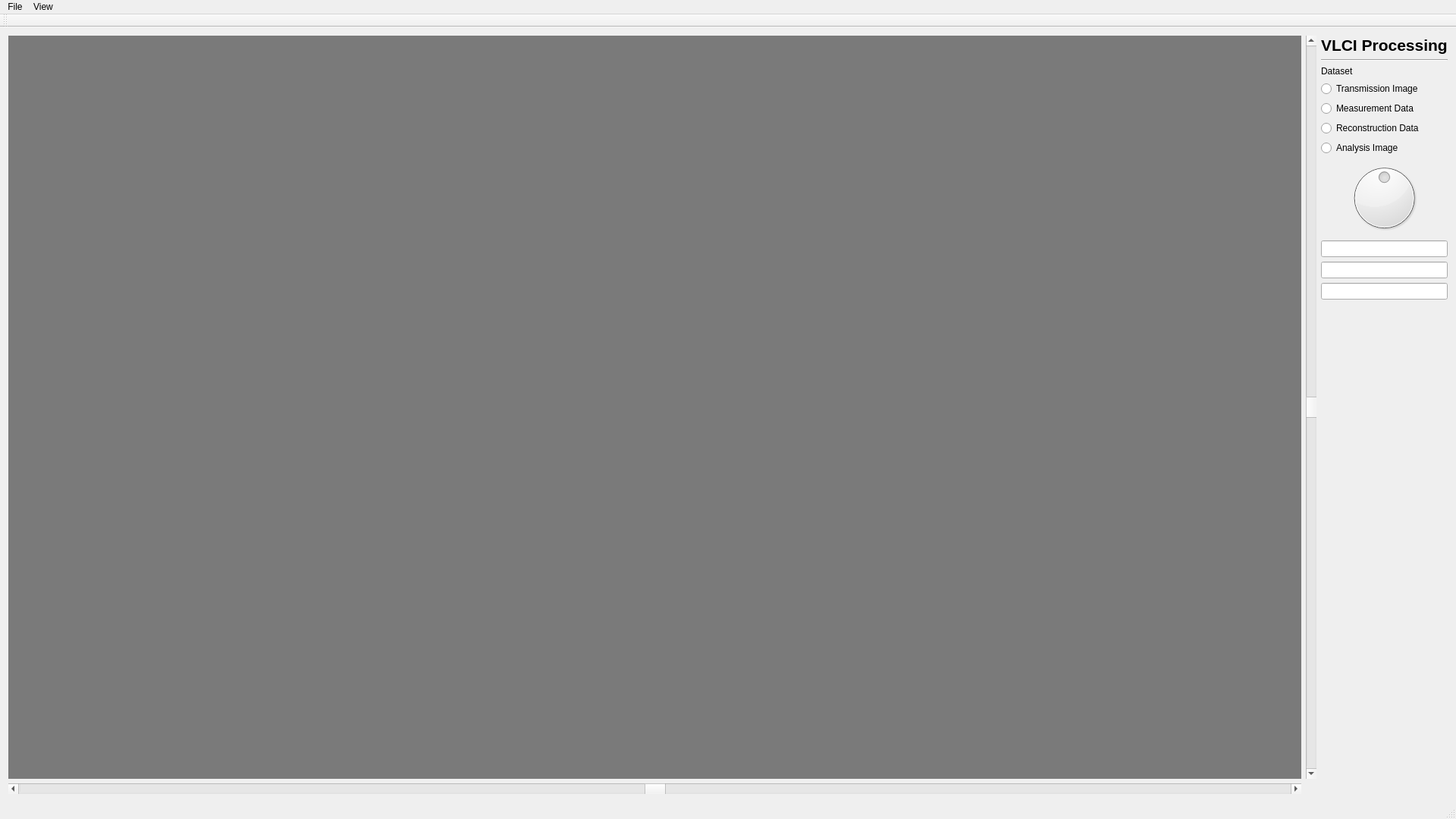
<?xml version="1.0" encoding="UTF-8"?>
<ui version="4.0">
 <class>MainWindow</class>
 <widget class="QMainWindow" name="MainWindow">
  <property name="geometry">
   <rect>
    <x>0</x>
    <y>0</y>
    <width>1920</width>
    <height>1080</height>
   </rect>
  </property>
  <property name="sizePolicy">
   <sizepolicy hsizetype="Fixed" vsizetype="Fixed">
    <horstretch>0</horstretch>
    <verstretch>0</verstretch>
   </sizepolicy>
  </property>
  <property name="windowTitle">
   <string>MainWindow</string>
  </property>
  <widget class="QWidget" name="centralWidget">
   <layout class="QGridLayout" name="gridLayout">
    <item row="1" column="2">
     <widget class="QScrollBar" name="xAxisRotScrollBar">
      <property name="minimum">
       <number>-360</number>
      </property>
      <property name="maximum">
       <number>360</number>
      </property>
      <property name="orientation">
       <enum>Qt::Vertical</enum>
      </property>
     </widget>
    </item>
    <item row="2" column="1">
     <widget class="QScrollBar" name="yAxisRotScrollBar">
      <property name="minimum">
       <number>-360</number>
      </property>
      <property name="maximum">
       <number>360</number>
      </property>
      <property name="orientation">
       <enum>Qt::Horizontal</enum>
      </property>
     </widget>
    </item>
    <item row="1" column="3">
     <layout class="QGridLayout" name="gridLayout_2">
      <item row="4" column="0">
       <widget class="QRadioButton" name="radioButton_2">
        <property name="text">
         <string>Measurement Data</string>
        </property>
       </widget>
      </item>
      <item row="2" column="0">
       <widget class="QLabel" name="label_2">
        <property name="text">
         <string>Dataset</string>
        </property>
       </widget>
      </item>
      <item row="3" column="0">
       <widget class="QRadioButton" name="radioButton">
        <property name="text">
         <string>Transmission Image</string>
        </property>
       </widget>
      </item>
      <item row="11" column="0">
       <spacer name="verticalSpacer">
        <property name="orientation">
         <enum>Qt::Vertical</enum>
        </property>
        <property name="sizeHint" stdset="0">
         <size>
          <width>20</width>
          <height>40</height>
         </size>
        </property>
       </spacer>
      </item>
      <item row="5" column="0">
       <widget class="QRadioButton" name="radioButton_3">
        <property name="text">
         <string>Reconstruction Data</string>
        </property>
       </widget>
      </item>
      <item row="6" column="0">
       <widget class="QRadioButton" name="radioButton_4">
        <property name="text">
         <string>Analysis Image</string>
        </property>
       </widget>
      </item>
      <item row="9" column="0">
       <widget class="QLineEdit" name="yRotationText">
        <property name="sizePolicy">
         <sizepolicy hsizetype="Preferred" vsizetype="Fixed">
          <horstretch>0</horstretch>
          <verstretch>0</verstretch>
         </sizepolicy>
        </property>
       </widget>
      </item>
      <item row="1" column="0">
       <widget class="Line" name="line">
        <property name="orientation">
         <enum>Qt::Horizontal</enum>
        </property>
       </widget>
      </item>
      <item row="0" column="0">
       <widget class="QLabel" name="label">
        <property name="sizePolicy">
         <sizepolicy hsizetype="Preferred" vsizetype="Preferred">
          <horstretch>0</horstretch>
          <verstretch>0</verstretch>
         </sizepolicy>
        </property>
        <property name="font">
         <font>
          <pointsize>16</pointsize>
          <weight>75</weight>
          <bold>true</bold>
         </font>
        </property>
        <property name="text">
         <string>VLCI Processing</string>
        </property>
       </widget>
      </item>
      <item row="7" column="0">
       <widget class="QDial" name="zAxisDial">
        <property name="minimum">
         <number>-360</number>
        </property>
        <property name="maximum">
         <number>360</number>
        </property>
        <property name="wrapping">
         <bool>true</bool>
        </property>
       </widget>
      </item>
      <item row="8" column="0">
       <widget class="QLineEdit" name="xRotationText">
        <property name="sizePolicy">
         <sizepolicy hsizetype="Preferred" vsizetype="Fixed">
          <horstretch>0</horstretch>
          <verstretch>0</verstretch>
         </sizepolicy>
        </property>
       </widget>
      </item>
      <item row="10" column="0">
       <widget class="QLineEdit" name="zRotationText">
        <property name="sizePolicy">
         <sizepolicy hsizetype="Preferred" vsizetype="Fixed">
          <horstretch>0</horstretch>
          <verstretch>0</verstretch>
         </sizepolicy>
        </property>
       </widget>
      </item>
     </layout>
    </item>
    <item row="1" column="1">
     <widget class="AqtGlWidget" name="aqtGlWidget" native="true">
      <property name="sizePolicy">
       <sizepolicy hsizetype="MinimumExpanding" vsizetype="MinimumExpanding">
        <horstretch>0</horstretch>
        <verstretch>0</verstretch>
       </sizepolicy>
      </property>
      <property name="autoFillBackground">
       <bool>false</bool>
      </property>
      <property name="styleSheet">
       <string notr="true">background-color: rgb(122, 122, 122);</string>
      </property>
     </widget>
    </item>
   </layout>
  </widget>
  <widget class="QMenuBar" name="menuBar">
   <property name="geometry">
    <rect>
     <x>0</x>
     <y>0</y>
     <width>1920</width>
     <height>25</height>
    </rect>
   </property>
   <widget class="QMenu" name="menuVLCI">
    <property name="title">
     <string>File</string>
    </property>
    <addaction name="actionOpen"/>
    <addaction name="actionOpen_Recent"/>
    <addaction name="actionSave"/>
    <addaction name="actionPrint"/>
   </widget>
   <widget class="QMenu" name="menuView">
    <property name="title">
     <string>View</string>
    </property>
    <addaction name="actionMeasurement"/>
    <addaction name="actionSlice"/>
    <addaction name="action3D_Volume"/>
   </widget>
   <addaction name="menuVLCI"/>
   <addaction name="menuView"/>
  </widget>
  <widget class="QToolBar" name="mainToolBar">
   <attribute name="toolBarArea">
    <enum>TopToolBarArea</enum>
   </attribute>
   <attribute name="toolBarBreak">
    <bool>false</bool>
   </attribute>
  </widget>
  <widget class="QStatusBar" name="statusBar"/>
  <action name="actionMeasurement">
   <property name="text">
    <string>Measurement</string>
   </property>
  </action>
  <action name="actionSlice">
   <property name="text">
    <string>Slice</string>
   </property>
  </action>
  <action name="action3D_Volume">
   <property name="text">
    <string>3D Volume</string>
   </property>
  </action>
  <action name="actionOpen">
   <property name="text">
    <string>Open</string>
   </property>
  </action>
  <action name="actionOpen_Recent">
   <property name="text">
    <string>Open Recent</string>
   </property>
  </action>
  <action name="actionSave">
   <property name="text">
    <string>Save</string>
   </property>
  </action>
  <action name="actionPrint">
   <property name="text">
    <string>Print</string>
   </property>
  </action>
 </widget>
 <layoutdefault spacing="6" margin="11"/>
 <customwidgets>
  <customwidget>
   <class>AqtGlWidget</class>
   <extends>QWidget</extends>
   <header>aqtglwidget.h</header>
   <container>1</container>
   <slots>
    <signal>xRotationChanged(int)</signal>
    <signal>yRotationChanged(int)</signal>
    <signal>zRotationChanged(int)</signal>
    <slot>setXRotation(int)</slot>
    <slot>setYRotation(int)</slot>
    <slot>setZRotation(int)</slot>
   </slots>
  </customwidget>
 </customwidgets>
 <resources/>
 <connections>
  <connection>
   <sender>yAxisRotScrollBar</sender>
   <signal>sliderMoved(int)</signal>
   <receiver>aqtGlWidget</receiver>
   <slot>setYRotation(int)</slot>
   <hints>
    <hint type="sourcelabel">
     <x>1290</x>
     <y>1044</y>
    </hint>
    <hint type="destinationlabel">
     <x>1286</x>
     <y>984</y>
    </hint>
   </hints>
  </connection>
  <connection>
   <sender>zAxisDial</sender>
   <signal>sliderMoved(int)</signal>
   <receiver>aqtGlWidget</receiver>
   <slot>setZRotation(int)</slot>
   <hints>
    <hint type="sourcelabel">
     <x>1805</x>
     <y>268</y>
    </hint>
    <hint type="destinationlabel">
     <x>1593</x>
     <y>270</y>
    </hint>
   </hints>
  </connection>
  <connection>
   <sender>xAxisRotScrollBar</sender>
   <signal>sliderMoved(int)</signal>
   <receiver>aqtGlWidget</receiver>
   <slot>setXRotation(int)</slot>
   <hints>
    <hint type="sourcelabel">
     <x>1731</x>
     <y>864</y>
    </hint>
    <hint type="destinationlabel">
     <x>1681</x>
     <y>856</y>
    </hint>
   </hints>
  </connection>
 </connections>
</ui>
